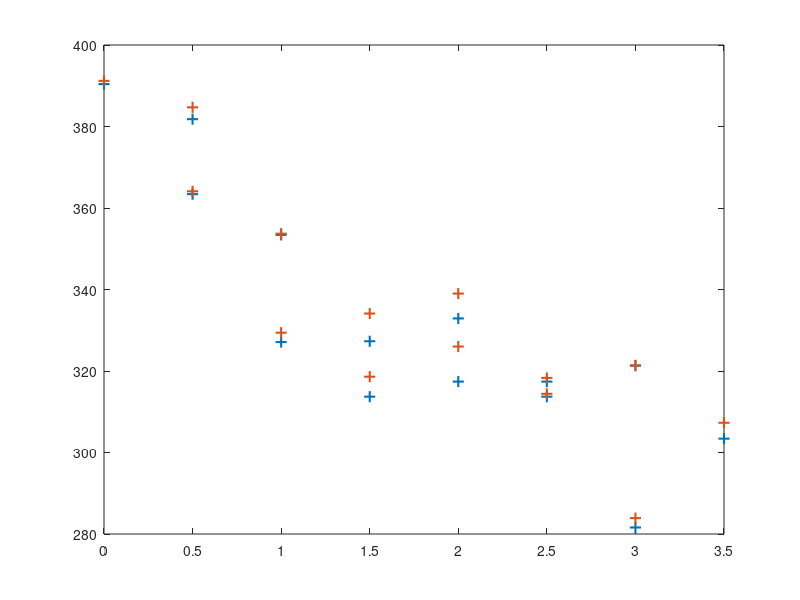

Write MATLAB code to recreate this figure.
data = load('AngularVelocityData.txt');

width = 12;
height = 8.5;
alw = 0.75;
fsz = 11;
msz = 8;
lw = 1.5;

Min = data(:,1);
Max = data(:,2);
F = data(:,3);
figure()
plot( F,Min, '+','LineWidth',lw,'MarkerSize',msz) 
hold on%Plot
plot(F,Max, '+','LineWidth',lw,'MarkerSize',msz)

%myPlot(1,1,'AngularVelocity',Min,F, 'auto','auto', 'omega','f','auto','auto','angular',alw,lw,fsz,msz)

function myPlot(sizeX, sizeY, Title, X, Y, Xticks, Yticks, Xlabel, Ylabel, Xlim, Ylim, fileName, alw, lw, fsz, msz)

    figure('NumberTitle', 'Off')
    pos = get(gcf, 'Position');
    set(gcf, 'Position', [pos(1) pos(2) sizeX*100, sizeY*100]); %<- Set size
    set(gca, 'FontSize', fsz, 'LineWidth', alw); %<- Set properties
    
    
    plot(X, Y, '+','LineWidth',lw,'MarkerSize',msz) %Plot
    
    %Set limits
    xlim(Xlim);
    ylim(Ylim);
    
    xlabel(Xlabel,'Interpreter','latex')
    ylabel(Ylabel,'Interpreter','latex')
    grid on
    
    set(gca,'XTick',Xticks);
    set(gca,'YTick',Yticks);
    
    % Here we preserve the size of the image when we save it.
    set(gcf,'InvertHardcopy','on');
    set(gcf,'PaperUnits', 'centimeters');
    papersize = get(gcf, 'PaperSize');
    left = (papersize(1)- sizeX)/2;
    bottom = (papersize(2)- sizeY)/2;
    myfiguresize = [left, bottom, sizeX, sizeY];
    set(gcf,'PaperPosition', myfiguresize);
    
    print(fileName,'-depsc2','-r300');

end